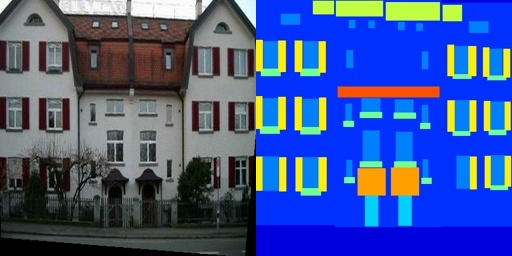
#> input picture model/data/test/19.jpg, 512 x 256 px; its folder holds only this picture in this run
$ python prepare_dataset.py
#> lines starting #> are read from the running program, lines starting #| are printed output that depends on the picture
import cv2
import glob
import numpy as np

def process_images(images_paths, save_path, set_prefix):
    targets = []
    labels = []
    for image_path in glob.glob(images_paths):
        image = cv2.imread(image_path).astype(np.float32)
        b, g, r = cv2.split(image)
        image = cv2.merge((r, g, b))
        height, width, channels = image.shape
        targets.append(image[:,:width//2,:])
        labels.append(image[:, width//2:, :])
    targets = np.array(targets, dtype=np.float32)
    labels = np.array(labels, dtype=np.float32)
    np.save(save_path.format("target", set_prefix), targets)
    np.save(save_path.format("label", set_prefix), labels)


if __name__ == '__main__':
    folder_path_train = './facades/train/*.jpg'
    folder_path_val = './facades/val/*.jpg'
    folder_path_test = './facades/test/*.jpg'
    save_path = './facades/{0}_{1}_dataset.np'
    process_images(folder_path_train, save_path, "train")
    process_images(folder_path_val, save_path, "val")
    process_images(folder_path_test, save_path, "test")
#> call 3 of process_images, with images_paths = './facades/test/*.jpg', save_path = './facades/{0}_{1}_dataset.np', set_prefix = 'test'
#> in process_images (call 3), `b, g, r = cv2.split(image)`:
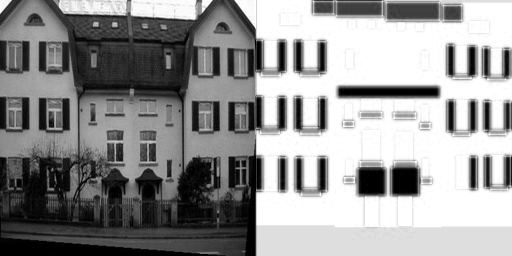
#> b: shape (256, 512) float32; min 0, max 255, mean 147.1
#> in process_images (call 3), `b, g, r = cv2.split(image)`:
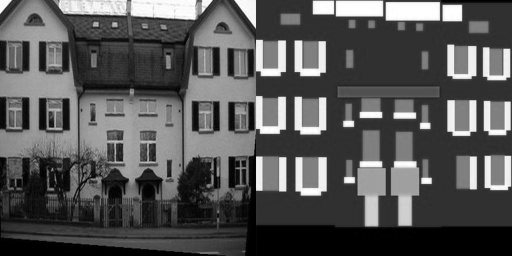
#> g: shape (256, 512) float32; min 0, max 255, mean 86.1
#> in process_images (call 3), `b, g, r = cv2.split(image)`:
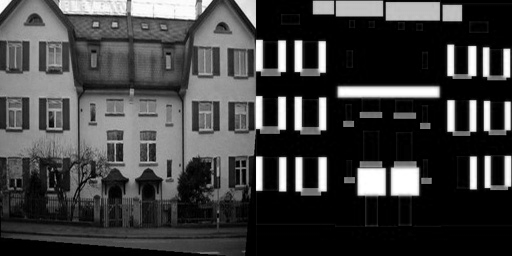
#> r: shape (256, 512) float32; min 0, max 255, mean 64.2

$ run again, on model/data/test/59.jpg
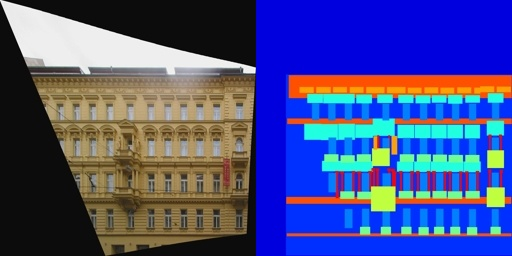
#> input picture model/data/test/59.jpg, 512 x 256 px
#> in process_images (call 3), `b, g, r = cv2.split(image)`:
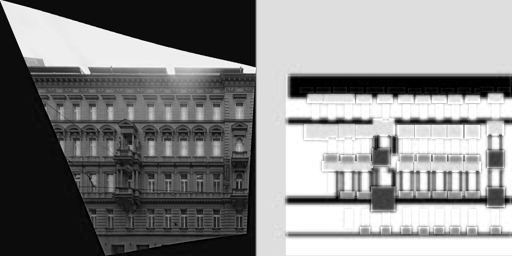
#> b: shape (256, 512) float32; min 0, max 255, mean 135.7
#> in process_images (call 3), `b, g, r = cv2.split(image)`:
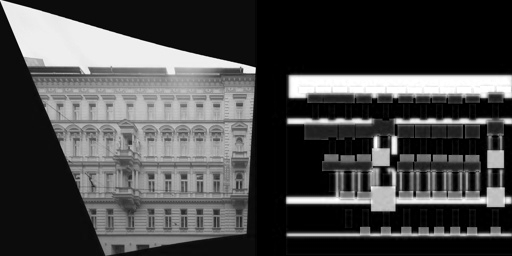
#> r: shape (256, 512) float32; min 0, max 255, mean 71.5

$ run again, on model/data/test/69.jpg
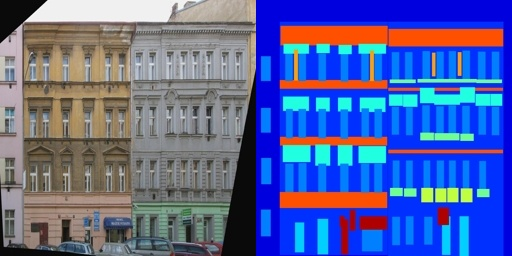
#> input picture model/data/test/69.jpg, 512 x 256 px
#> in process_images (call 3), `b, g, r = cv2.split(image)`:
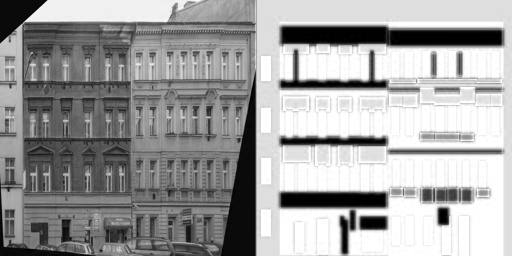
#> b: shape (256, 512) float32; min 0, max 255, mean 159.4
#> in process_images (call 3), `b, g, r = cv2.split(image)`:
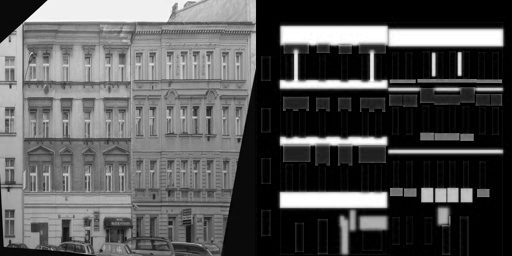
#> r: shape (256, 512) float32; min 0, max 255, mean 84.8

$ run again, on model/data/test/29.jpg
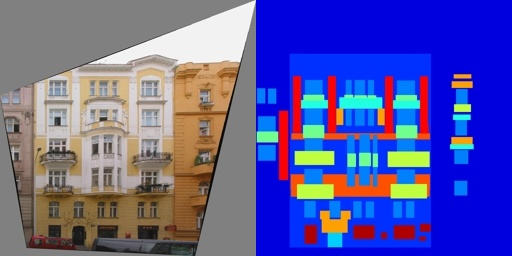
#> input picture model/data/test/29.jpg, 512 x 256 px
#> in process_images (call 3), `b, g, r = cv2.split(image)`:
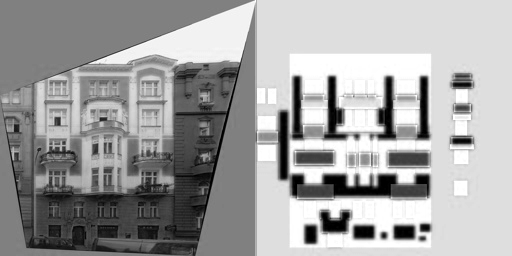
#> b: shape (256, 512) float32; min 0, max 255, mean 161.7
#> in process_images (call 3), `b, g, r = cv2.split(image)`:
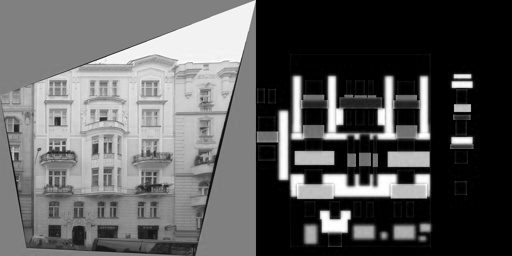
#> r: shape (256, 512) float32; min 0, max 255, mean 91.3
